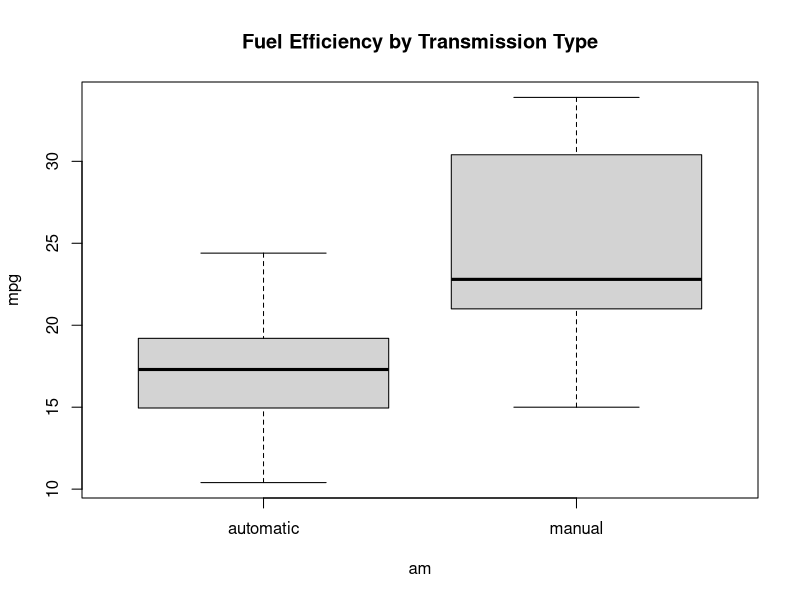

The R source for this figure:
## ---- chunk 1
library(datasets)
data(mtcars)
## ---- chunk 2
?mtcars
str(mtcars)
## ---- chunk 3
summary(mtcars$mpg)
table(mtcars$am)
## ---- chunk 4
am_means <- aggregate(mpg ~ am, data = mtcars, mean)
am_means
## ---- chunk 5
boxplot(mpg ~ am, data = mtcars, 
        main = "Fuel Efficiency by Transmission Type",
        ylab = "mpg",
        names = c("automatic", "manual"))
